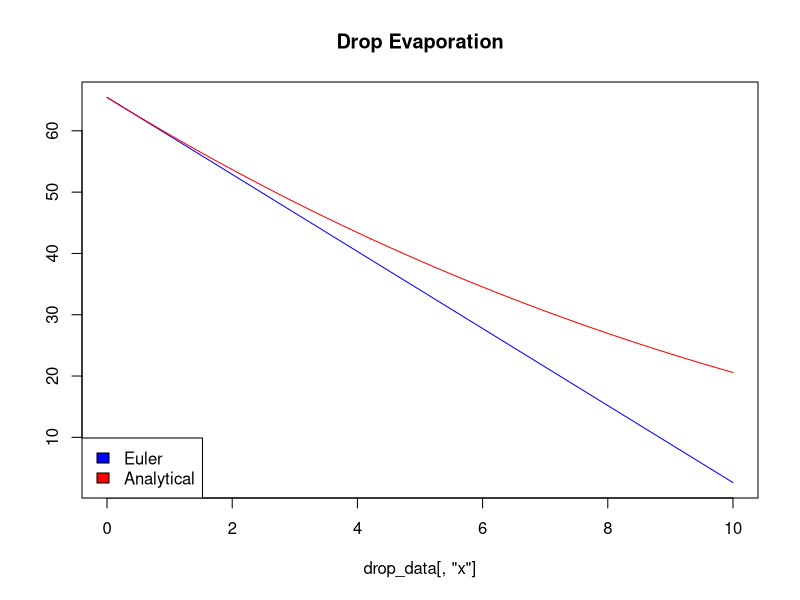
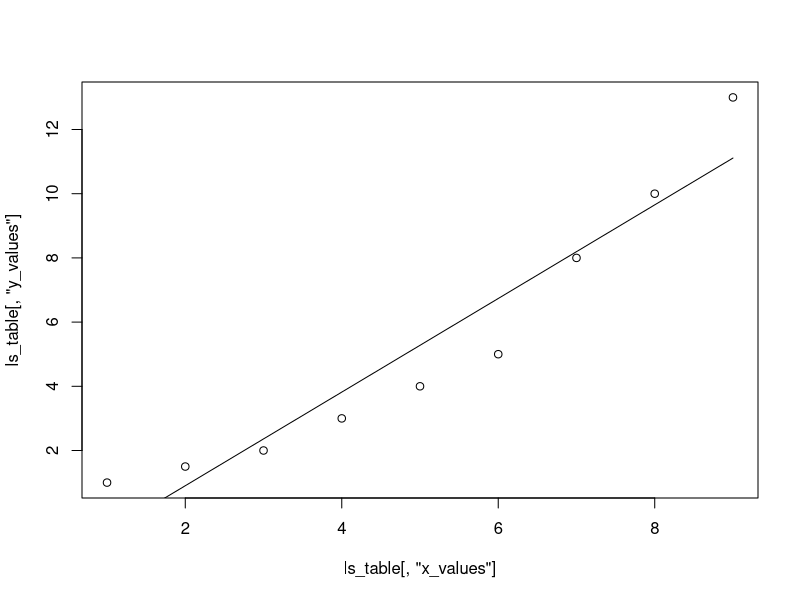

The R source for these figures, in order: (Note: this script raises an error after producing the figures.)
## ---- chunk 1
t0 <- 0
tf <- 10
step <- 0.25
k <- 0.08
r0 <- 2.5

x <- seq(t0,tf,by=step)



drop_data <- data.frame(x)
dependent_variables <- c("vol_euler","vol_analytical")
drop_data[,dependent_variables] <- NA
drop_data[1,dependent_variables] <- (4/3 * pi * r0^3)

for (i in 2:nrow(drop_data)){
  drop_data[i,"vol_euler"] <- (drop_data[1,"vol_euler"] - (k * drop_data[i,'x'] * 4 * pi * r0^2))  
  drop_data[i,"vol_analytical"] <- (4/3 * pi * (r0-(k*drop_data[i,'x']))^3)
}

plot(drop_data[,'x'],drop_data[,"vol_euler",], 
     main="Drop Evaporation", 
     ylab="",
     type="l",
     col="blue")
     lines(drop_data[,'x'],
           drop_data[,"vol_analytical"], col="red")
     legend("bottomleft",
     c("Euler","Analytical"),
     fill=c("blue","red"))

## ---- chunk 2

## ---- chunk 3
Ealimit <- 5
Ea <- 101

xi <- 0
xi_memory_1 <- NA
xi_memory_2 <- NA
xr_memory <- NA
xu <- 1

#should be updated accorging to problem
first_dev <- function(x) {
  y <- -12*x^5-6*x^3+10
  return(y)
}

while (Ea > Ealimit){
 
  yi <- first_dev(xi)
  yu <- first_dev(xu)
  
  yproduct <- yi*yu
  
  if (yproduct > 0) {
    xr_memory <- xr} 

  xr <- (xi+xu)/2
  
 if (yproduct < 0) {
    xr_memory <- xi
    xi <- xr
 } else {
    if (is.na(xi_memory_1)) {
      xu <- xr
      } else {
        xu <- xi
        xi <- xi_memory_2
          }
 }
  
  if (is.na(xi_memory_1)){
    xi_memory_1 <- 2*xr
    } else {
      xi_memory_2 <- xi_memory_1
      xi_memory_1 <- xi
    }
  
  Ea <- abs((xr_memory - xr) * 100/ xr)
 
}

print(xu)

## ---- chunk 4
# tip graph fuctions and start upwards after a maxima or minimum


# orignal_func and first derivative must be upstated according to problem

original_func <- function(x) {
  y <- -1+5.5*x-4*x^2+0.5*x^3
  return(y)
}

first_dev <- function(x) {
  y <- 5.5-8*x+1.5*x^2
  return(y)
}

# enter Es percentage as a percentage 
Es <- 0.01

Et <- 101
root_memory <- NA

xi<- 5

counter <- 0
while (Et > Es){
  counter <- counter + 1
#  print(c(counter,Et,root_memory))
  
  if (is.na(root_memory)) {root_memory <- xi}
  
  root <- root_memory - original_func(root_memory)/first_dev(root_memory)
  
  Et <- abs(100* (root_memory - root)/root)
  
  root_memory <- root
}

counter <- counter + 1
cat(c("Steps: ", counter, "Root: ", root))

## ---- chunk 5
# create matrix of equations 
eq1 <- c(8, 2, -2, -2)
eq2 <- c(10, 2, 4, 4)
eq3 <- c(12, 2, 2, 6)

original_matrix <- data.frame(eq1, eq2, eq3)

eq_matrix <- t(original_matrix)

# normalize equations to the one with lowest row
for (rowcheck in 1:(nrow(eq_matrix)-1)){
  denominator <- eq_matrix[rowcheck,rowcheck]
  for (i in rowcheck:(nrow(eq_matrix)-1)){
    for (j in 1:ncol(eq_matrix)){
      if (j==rowcheck) {numerator <- eq_matrix[(i+1),j]}
      eq_matrix[(i+1),j] <- (eq_matrix[(i+1),j] - ((numerator/denominator) * eq_matrix[rowcheck,j]))
    }
  }  
}

# solve for Xs

solutions <- matrix(NA, ncol=nrow(eq_matrix))

for (i in nrow(eq_matrix):2){
  xi <- (eq_matrix[i,ncol(eq_matrix)] - sum(eq_matrix[i,1:(i-1)])) / eq_matrix[i,i]
  solutions[1,i] <- xi
  for (j in i:1){
    eq_matrix[j,ncol(eq_matrix)] <- eq_matrix[j,ncol(eq_matrix)] - (xi *eq_matrix[j,i])
    eq_matrix[j,i] <- 0
  }
}

solutions[1,1] <- eq_matrix[1,ncol(eq_matrix)]/eq_matrix[1,1]



## ---- chunk 6

# for the function f(x,y) = -8x+x^2+12y+4y^2-2xy
function_xy <- function(x,y) {
  z <- -8*x+x^2+12*y+4*y^2-2*x*y
  return(z)
}

first_der_x <- function(x) {
  y <- -8+2*x-2*y
  return(y)
}

firstder_y <- function(y) {
  x <- 12+8*y-2*x
  return(x)
}

## ---- chunk 7
x_values <- c(1, 2, 3, 4, 5, 6, 7, 8, 9)
y_values <- c(1, 1.5, 2, 3, 4, 5, 8, 10, 13)

ls_table <- data.frame(x_values, y_values)
ls_table[,"x^2"] <- ls_table[,"x_values"]^2 
ls_table[,"xy"] <- ls_table[,"x_values"] * ls_table[,"y_values"]

n <- nrow(ls_table)

slope <- ((n*sum(ls_table[,"xy"])) - (sum(ls_table[,"x_values"])*sum(ls_table[,"y_values"])))/((n*sum(ls_table[,"x^2"]))-(sum(ls_table[,"x_values"])^2))

intercept <- (sum(ls_table[,"y_values"]) - (slope *sum(ls_table[,"x_values"]))) / n

ls_table[,"estimate_y"] <- slope* ls_table[,"x_values"] + intercept

plot(ls_table[,"x_values"], ls_table[,"y_values"])
lines(ls_table[,"x_values"], ls_table[,"estimate_y"] )

ls_table[,"yi-y_mean"] <- abs(ls_table[,"y_values"] - mean(ls_table[,"y_values"]))

Sy <- sqrt(sum(ls_table[,"yi-y_mean"])/(n-1))

Syx <- sqrt((sum((ls_table[,"y_values"] - ls_table[,"estimate_y"])^2))/(n-2))

if (Syx < Sy) {
  
  r2 <- sqrt((sum(ls_table[,"yi-y_mean"])-sum((ls_table[,"y_values"] - ls_table[,"estimate_y"])^2))/(sum(ls_table[,"yi-y_mean"])))
  
  cat("Syx < Sy, the linear regresion has merit.",
      (round(r2, 3)*100), "% of the original uncertainty has been explained by the linear model")
}
## ---- chunk 8
x_values <- c(1, 2, 3, 4, 5, 6, 7, 8, 9)
y_values <- c(1, 1.5, 2, 3, 4, 5, 8, 10, 13)

ipol_table <- data.frame(x_values, y_values)
ipol_table[,"x^2"] <- ipol_table[,"x_values"]^2
ipol_table[,"x^3"] <- ipol_table[,"x_values"]^3
ipol_table[,"x^4"] <- ipol_table[,"x_values"]^4
ipol_table[,"xi^2yi"] <- ipol_table[,"x^2"] * ipol_table[,"x_values"]
ipol_table[,"yi"] <- ipol_table[,"x_values"]^2

## ---- chunk 9

## ---- chunk 10

## ---- chunk 11


## ---- chunk 12


## ---- chunk 13

## ---- chunk 14

# data input
kc <- 0.1
kB <- 1
dx <- 10
x0 <- 100
t0 <- 0.1
tf <- 1
dt <- 0.1

# derived constants for this code

# matrix for data storage
col_names <- c("Temperature", "Expected_Ea", "Calculated_Ea", "Iterations", "Accepted_Iterations", "Acceptance_Rate")
Temperature <- c(seq(t0, tf, by = dt))

results <- as.data.frame(matrix(NA, nrow = length(Temperature), ncol = length(col_names)))

colnames(results) <- col_names

results[,Temperature] <- Temperature
results[,"Expected_Ea"] <- results[,"Temperature"]/2


for (i in 1:nrow(results)){
  
  temp <- results[i,"Temperature"]
  
  # while loop preamble 
  Energy_limit <- (1+dx/100)*temp/2
  Energy_average <- 2 * Energy_limit
  Ei_sum <- 0
  counter_iterations <- 0
  counter_accepted <-0
  x <- x0
  possible_steps <- c(seq(from = (-1*dx), to = dx))
  
  while (Energy_average > Energy_limit){
    counter_iterations <- counter_iterations + 1
    energy0 <- kc * x^2
    x1 <- x + sample(possible_steps, 1)
    energy1 <- kc * (x1)^2
    rel_bolxtman <- exp(-(energy1-energy0)/(kB*temp))
    if (rel_bolxtman > runif(1)) {
      x <- x1
      counter_accepted <- counter_accepted + 1 }
    Ei_sum <- Ei_sum + energy0
    Energy_average <- Ei_sum / counter_iterations
  }
  
  results[i,"Calculated_Ea"] <- Energy_average
  results[i,"Iterations"] <- counter_iterations
  results[i,"Accepted_Iterations"] <- counter_accepted
  
}
results[,"Acceptance_Rate"] <- results[,"Accepted_Iterations"] / results[,"Iterations"]

plot(results[,"Temperature"], results[,"Acceptance_Rate"])

## ---- chunk 15
